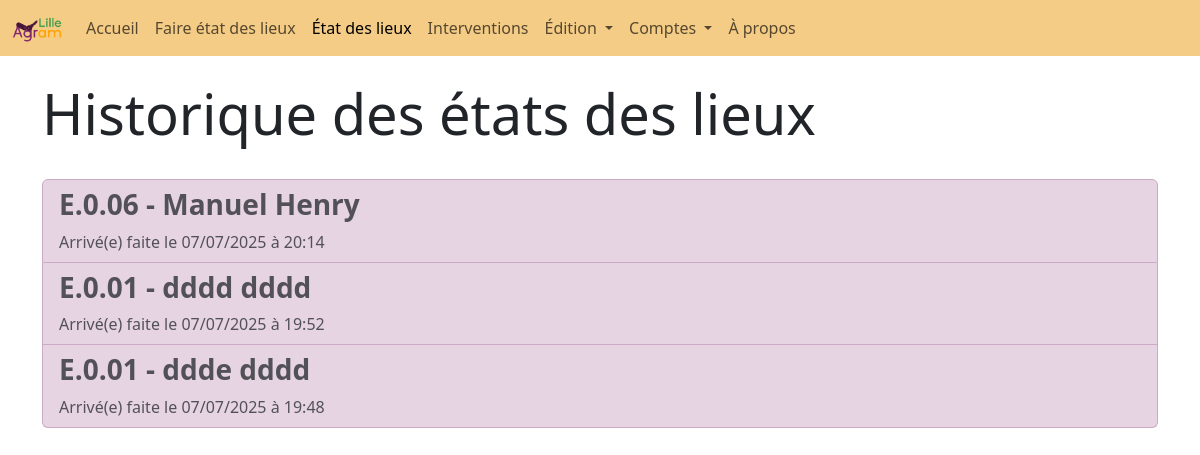
The page /historique (signed in) on the database as committed earlier.
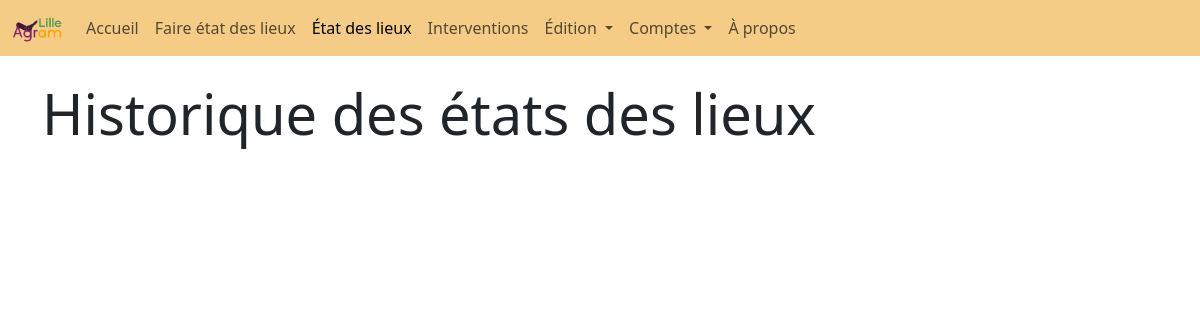
The same page on the database as committed later.
### website/models.py (models this page shows)
class EDL(db.Model):
    __tablename__ = "edl"
    id = db.Column(db.Integer, primary_key=True)
    id_logement = db.Column(db.Integer, db.ForeignKey('logement.id'))
    effectue_par = db.Column(db.Integer, db.ForeignKey('user.id'))
    pre_edl = db.Column(db.Boolean)
    etat = db.Column(db.String(20))
    date = db.Column(db.String(100))
    nom = db.Column(db.String(100))
    prenom = db.Column(db.String(100))
    mail = db.Column(db.String(200))
    signature = db.Column(db.Text)

### website/blueprints/views.py (the view)
@views.route('historique', methods = ['GET', 'POST'])
@login_required
def historique():
    i_page_pagination = request.args.get('pagination')
    if i_page_pagination is None:
        i_page_pagination = 0
    else:
        i_page_pagination = int(i_page_pagination)
    ListeEDL, ListeBoutton = pagination(getHistoriqueEDL(), i_page_pagination, current_user.max_item_par_page)
    return render_template('historique.html', active=activePage(2),  user=current_user, ListeEDL=ListeEDL, convertDateFormat=tempsHTMLVersHumain, ListeBoutton=ListeBoutton)

### website/__init__.py (called while the page is built)
def create_app():
    app = Flask(__name__)
    secrey_key = uuid.uuid4().hex
    app.config['SECRET_KEY'] = "meow" #secrey_key
    app.config['SQLALCHEMY_DATABASE_URI'] = f'sqlite:///{DB_NAME}'
    db.init_app(app)
    from .blueprints.views import views
    from .blueprints.auth import auth
    from .blueprints.edition import edition
    from .blueprints.edl import edl
    app.register_blueprint(views, url_prefix = '/')
    app.register_blueprint(auth, url_prefix = '/')
    app.register_blueprint(edition, url_prefix = '/')
    app.register_blueprint(edl, url_prefix = '/')
    from .models import User
    with app.app_context():
        db.create_all()
    login_manager = LoginManager()
    login_manager.login_view = 'auth.login'
    login_manager.init_app(app)
    @login_manager.user_loader
    def load_user(id):
        return User.query.get(int(id))
    return app

### website/functions.py (called while the page is built)
def tempsSecondeVersHTML(temps_seconde: float) -> str:
    temps_string_brut = datetime.fromtimestamp(temps_seconde)
    temps_string = temps_string_brut.strftime('%Y-%m-%dT%H:%M')
    return temps_string

def activePage(id: int) -> ...:
    len = 20
    active = len * ['']
    active[id] = 'active'
    return active

### website/templates/views/historique.html
{% extends "base.html" %}
{% block content %}
<br>
<h1 class="display-4">Historique des états des lieux</h1>
<br>
<div class="list-group">
    {% for edl in ListeEDL %}
        {% if edl['action'] == 2 %}
            <a href="/consultation/edl-{{edl['edl'].id}}/" class="list-group-item list-group-item-action list-group-item-primary">
                <h3><b>{{edl['logement']}} - {{edl['edl'].prenom + " " + edl['edl'].nom}}</b></h3>
                Arrivé(e) faite le {{edl['date']}}
            </a>
        {% elif edl['action'] == 3 %}
            <a href="/consultation/edl-{{edl['edl'].id}}/" class="list-group-item list-group-item-action list-group-item-secondary">
                <h3><b>{{edl['logement']}} - {{edl['edl'].prenom + " " + edl['edl'].nom}}</b></h3>
                Parti(e) faite le {{edl['date']}}
            </a>
        {% endif %}
    {% endfor %}
</div>
{% include "pagination.html" %}
{% endblock %}

Rows that differ between the two databases and show on the page:
no longer on this page (row edited): EDL: edl "Manuel Henry"
no longer on this page (row edited): EDL: edl "dddd dddd"
no longer on this page (row edited): EDL: edl "ddde dddd"
Other text that changed with them:
list line gone: "E.0.06 - Arrivé(e) faite le 07/07/2025 à 20:14"
list line gone: "E.0.01 - Arrivé(e) faite le 07/07/2025 à 19:52"
list line gone: "E.0.01 - Arrivé(e) faite le 07/07/2025 à 19:48"
